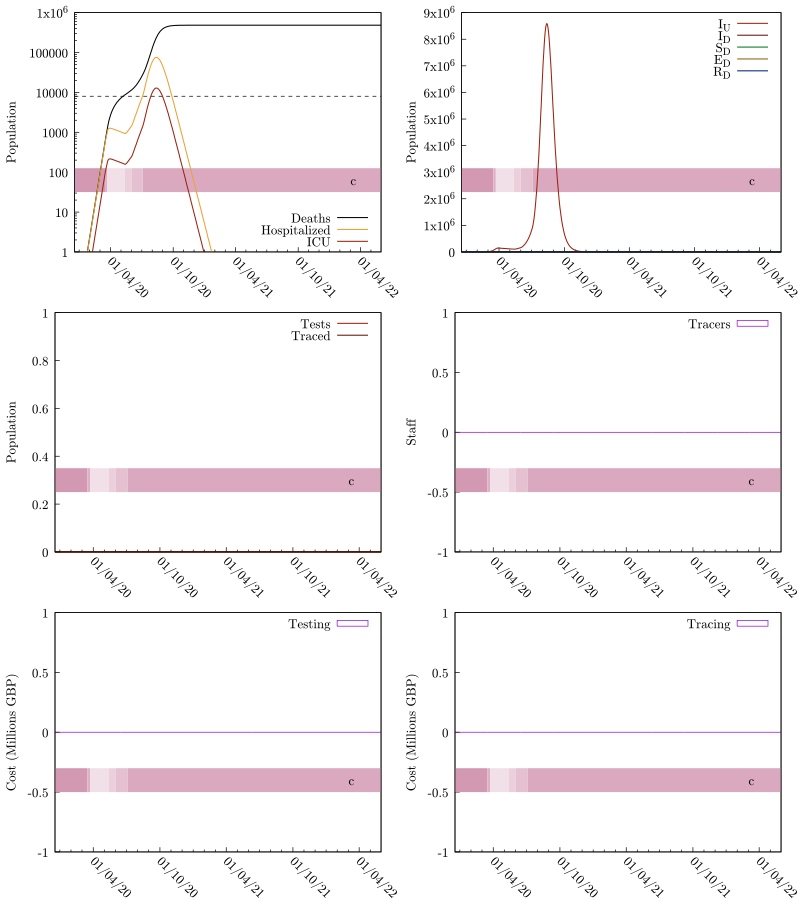

Write the gnuplot code that produced this figure.
set terminal pdfcairo color enhanced dashed font "cmr10,14" size 8,9
seed="ptti-scenario-1"
set output sprintf("%s.pdf", seed)
set multiplot layout 3,2
odefile=sprintf("%s-out-0.tsv", seed)
ttfile=sprintf("%s-out-0-testtrace.tsv", seed)
trfile=sprintf("%s-out-0-trcosts.tsv", seed)
tefile=sprintf("%s-out-0-tecosts.tsv", seed)
etimesfile=sprintf("%s-events.gp", seed)

set tics nomirror
set ylabel 'Population'

set yrange [0:]

set style fill transparent solid 0.25 noborder

# Colors
color_SU = '#00aa55'
color_SD = '#007722'

color_EU = '#eba134'
color_ED = '#945e0f'

color_IU = '#9c210e'
color_ID = '#5e160b'

color_RU = '#0055aa'
color_RD = '#002277'

# These are from the economic model inputs
Hospitalized_Pct_Deaths=0.44
ICU_Fatality=0.59
ICU_Pct=0.17
IFR=0.008
Non_ICU_Fatality=0.36

HF = IFR*Hospitalized_Pct_Deaths/(ICU_Pct*ICU_Fatality+(1-ICU_Pct)*Non_ICU_Fatality)
ICUF = HF*ICU_Pct

set key bottom right
set xdata time
set timefmt "%Y-%m-%d %H:%M:%S"
set format x "%d/%m/%y"

load etimesfile

set xtics rotate by -45 3600*24*30*6

set yrange [1:1e6]
set log y

set arrow from graph 0, first 8000 to graph 1, first 8000 nohead lc 0 dt '--'
plot odefile u 1:(($9+$10)*IFR) w l lw 1.5 lc 0 ti "Deaths", "" u 1:(($7+$8)*HF) w l lw 1.5 lc rgb color_EU ti "Hospitalized", "" u 1:(($7+$8)*ICUF) w l lw 1.5 lc rgb color_IU ti "ICU"

unset log y
unset arrow

set autoscale y
set yrange [0:]
set key top right

# set y2tics 0.5
# set y2range [0:4]

plot odefile u 1:7 w l lw 1.5 lc rgb color_IU ti "I_U", odefile u 1:8 w l lw 1.5 lc rgb color_ID ti "I_D", \
     odefile u 1:4 w l lw 1.5 lc rgb color_SD ti "S_D", odefile u 1:6 w l lw 1.5 lc rgb color_ED ti "E_D", \
     odefile u 1:10 w l lw 1.5 lc rgb color_RD ti "R_D"#, odefile u 1:13 w l axis x1y2 lc 0 ti "R"


plot ttfile u 1:3 w l lw 1.5 lc rgb color_IU ti "Tests", ttfile u 1:4 w l lw 1.5 lc rgb color_ID ti "Traced"

unset log y
unset yrange
set autoscale y
set style fill empty

set ylabel "Staff"
plot trfile u 1:5 w boxes ti "Tracers"

set ylabel "Cost (Millions GBP)"
plot tefile u 1:($5/1000000) w boxes ti "Testing"
plot trfile u 1:($6/1000000) w boxes ti "Tracing"

unset multiplot
set output
